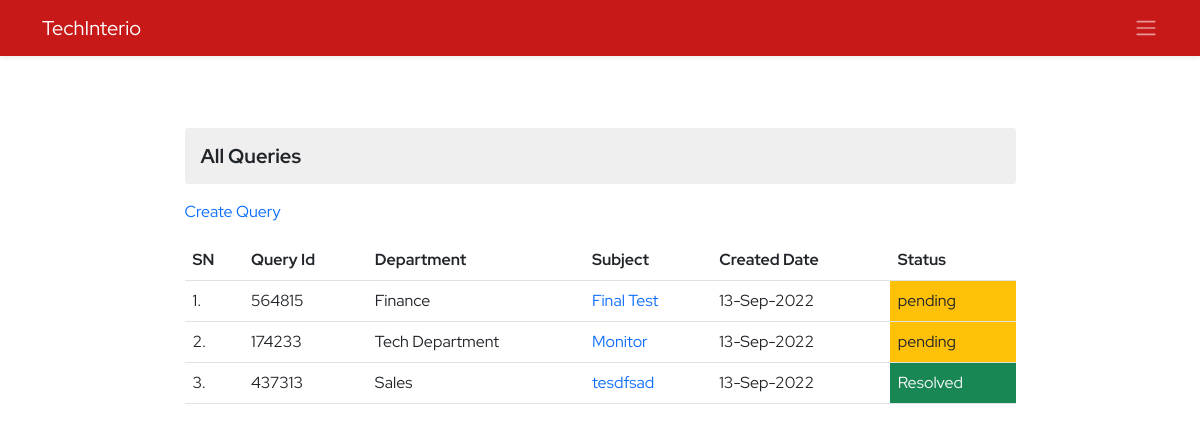
The page /ems/queries (signed in) on the database as committed earlier.
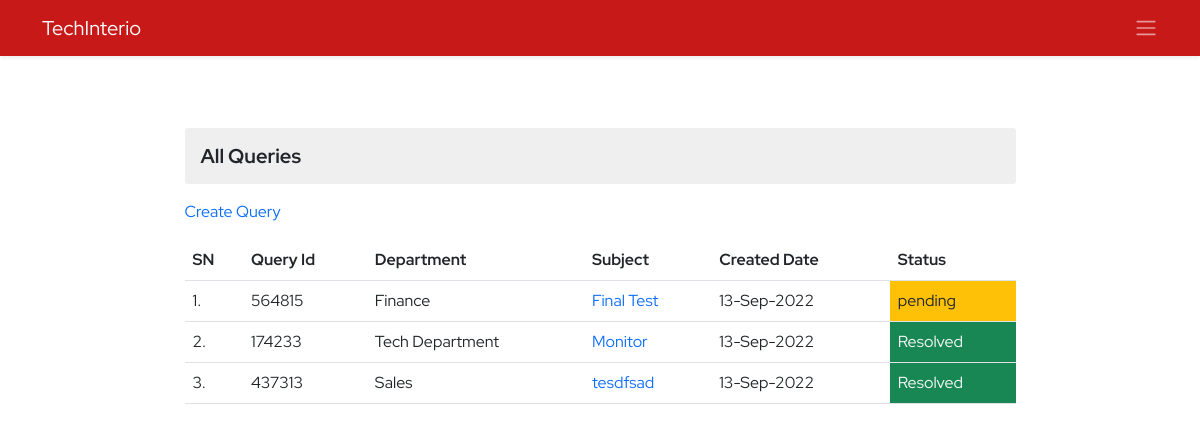
The same page on the database as committed later.
### ems/models.py (models this page shows)
class DepartmentQuery(models.Model):
    query_id=models.IntegerField(unique=True)
    employee=models.ForeignKey(Employee, on_delete=models.CASCADE)
    department=models.ForeignKey(Department,on_delete=models.CASCADE)
    subject=models.CharField(max_length=100)
    description=models.TextField(max_length=400)
    created_at=models.DateTimeField(auto_now_add=True)
    updated_at=models.DateTimeField(auto_now=True)
    status=models.CharField(max_length=20)
    def __str__(self):
        return f'{self.subject} {self.query_id}'

class Department(models.Model):
    name=models.CharField(max_length=70, unique=True)
    description=models.TextField(max_length=200)
    created_at = models.DateTimeField(auto_now_add=True,blank=True,null=True)
    updated_at = models.DateTimeField(auto_now=True,blank=True,null=True)
    def __str__(self):
        return self.name

### ems/views.py (the view)
# urls.py: path('queries',displayQuerys,name='queries'),
@login_required()
def displayQuerys(request):
    context={}
    try:
        if not request.user.is_superuser:
            profile_obj=Employee.objects.get(user=request.user)
            context['profile']=profile_obj
        emp=Employee.objects.get(user=request.user)
        queries=DepartmentQuery.objects.filter(employee=emp).order_by('-id')
        print(queries)
        context['queries']=queries
    except Exception as e:
        print('Display Query Excepton : ',e)
    return render(request,'ems/display_query.html',context)

### ems/models.py (called while the page is built)
    @property
    def imageURL(self):
        try:
            url=self.avtar.url
        except:
            url=''
        return url

### ems/templates/ems/display_query.html (shortened to what this page needs)
{% extends './base.html' %}
{% block body %}
<section class="py-5">
    <div class="container">
        <div class="row d-flex align-items-center justify-content-center ">
            <div class="col-9">
                <h3 class=" my-3 derpartment-title">All Queries</h3>
                <a href="{% url 'ems:create-query' %}">Create Query</a>
                <table class="table my-3">
                    <tr>
                        <th>SN</th>
                        <th>Query Id</th>
                        <th>Department</th>
                        <th>Subject</th>
                        <th>Created Date</th>
                        <th>Status</th>
                    </tr>
                    {% for query in queries %}
                <tr>
                    <td>{{forloop.counter}}.</td>
                    <td>{{query.query_id}}</td>
                    <td>{{query.department}}</td>
                    <td><a href="{% url 'ems:query-detail' query.query_id %}">{{query.subject}}</a></td>
                    <td>{{query.created_at | date:'d-M-Y'}}</td>
                    {% if query.status == 'pending'%}
                    <td class="text-dark bg-warning">{{query.status}}</td>
                    {% else %}
                    <td class="text-light bg-success">{{query.status}}</td>
                    {% endif %}
                </tr>
                    {% endfor %}
                </table>
            </div>
        </div>
    </div>
</section>
{% endblock body %}

Rows that differ between the two databases and show on the page:
changed DepartmentQuery "Monitor": status "pending" → "Resolved"
